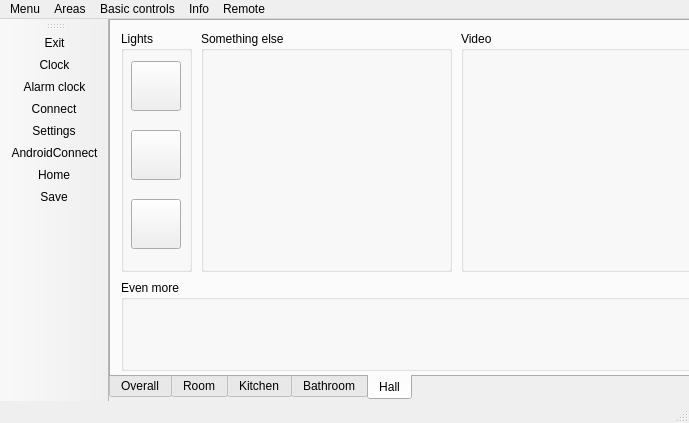
<?xml version="1.0" encoding="UTF-8"?>
<ui version="4.0">
 <class>MainWindow</class>
 <widget class="QMainWindow" name="MainWindow">
  <property name="geometry">
   <rect>
    <x>0</x>
    <y>0</y>
    <width>689</width>
    <height>423</height>
   </rect>
  </property>
  <property name="windowTitle">
   <string>MainWindow</string>
  </property>
  <widget class="QWidget" name="centralWidget">
   <widget class="QTabWidget" name="tabWidget">
    <property name="geometry">
     <rect>
      <x>0</x>
      <y>0</y>
      <width>641</width>
      <height>381</height>
     </rect>
    </property>
    <property name="tabPosition">
     <enum>QTabWidget::South</enum>
    </property>
    <property name="currentIndex">
     <number>4</number>
    </property>
    <property name="elideMode">
     <enum>Qt::ElideMiddle</enum>
    </property>
    <widget class="QWidget" name="tab">
     <attribute name="title">
      <string>Overall</string>
     </attribute>
    </widget>
    <widget class="QWidget" name="tab_3">
     <attribute name="title">
      <string>Room</string>
     </attribute>
    </widget>
    <widget class="QWidget" name="tab_4">
     <attribute name="title">
      <string>Kitchen</string>
     </attribute>
    </widget>
    <widget class="QWidget" name="tab_2">
     <attribute name="title">
      <string>Bathroom</string>
     </attribute>
    </widget>
    <widget class="QWidget" name="tab_5">
     <attribute name="title">
      <string>Hall</string>
     </attribute>
     <widget class="QGroupBox" name="groupBox">
      <property name="geometry">
       <rect>
        <x>10</x>
        <y>10</y>
        <width>71</width>
        <height>241</height>
       </rect>
      </property>
      <property name="title">
       <string>Lights</string>
      </property>
      <widget class="QPushButton" name="pushButton_3">
       <property name="geometry">
        <rect>
         <x>10</x>
         <y>99</y>
         <width>50</width>
         <height>50</height>
        </rect>
       </property>
       <property name="text">
        <string/>
       </property>
       <property name="icon">
        <iconset resource="IconsResource.qrc">
         <normaloff>:/Icons/all/icons/bulb.png</normaloff>
         <normalon>:/Icons/all/icons/idea-icon.png</normalon>:/Icons/all/icons/bulb.png</iconset>
       </property>
       <property name="iconSize">
        <size>
         <width>32</width>
         <height>32</height>
        </size>
       </property>
      </widget>
      <widget class="QPushButton" name="pushButton">
       <property name="geometry">
        <rect>
         <x>10</x>
         <y>30</y>
         <width>50</width>
         <height>50</height>
        </rect>
       </property>
       <property name="text">
        <string/>
       </property>
       <property name="icon">
        <iconset resource="IconsResource.qrc">
         <normaloff>:/Icons/all/icons/bulb.png</normaloff>
         <normalon>:/Icons/all/icons/idea-icon.png</normalon>:/Icons/all/icons/bulb.png</iconset>
       </property>
       <property name="iconSize">
        <size>
         <width>32</width>
         <height>32</height>
        </size>
       </property>
      </widget>
      <widget class="QPushButton" name="pushButton_2">
       <property name="geometry">
        <rect>
         <x>10</x>
         <y>168</y>
         <width>50</width>
         <height>50</height>
        </rect>
       </property>
       <property name="text">
        <string/>
       </property>
       <property name="icon">
        <iconset resource="IconsResource.qrc">
         <normaloff>:/Icons/all/icons/bulb.png</normaloff>
         <normalon>:/Icons/all/icons/idea-icon.png</normalon>:/Icons/all/icons/bulb.png</iconset>
       </property>
       <property name="iconSize">
        <size>
         <width>32</width>
         <height>32</height>
        </size>
       </property>
      </widget>
     </widget>
     <widget class="QGroupBox" name="groupBox_2">
      <property name="geometry">
       <rect>
        <x>350</x>
        <y>10</y>
        <width>281</width>
        <height>241</height>
       </rect>
      </property>
      <property name="title">
       <string>Video</string>
      </property>
     </widget>
     <widget class="QGroupBox" name="groupBox_3">
      <property name="geometry">
       <rect>
        <x>90</x>
        <y>10</y>
        <width>251</width>
        <height>241</height>
       </rect>
      </property>
      <property name="title">
       <string>Something else</string>
      </property>
     </widget>
     <widget class="QGroupBox" name="groupBox_4">
      <property name="geometry">
       <rect>
        <x>10</x>
        <y>259</y>
        <width>621</width>
        <height>91</height>
       </rect>
      </property>
      <property name="title">
       <string>Even more</string>
      </property>
     </widget>
    </widget>
   </widget>
  </widget>
  <widget class="QMenuBar" name="menuBar">
   <property name="geometry">
    <rect>
     <x>0</x>
     <y>0</y>
     <width>689</width>
     <height>18</height>
    </rect>
   </property>
   <widget class="QMenu" name="menuMenu">
    <property name="title">
     <string>Menu</string>
    </property>
    <addaction name="actionHome"/>
    <addaction name="actionSave"/>
    <addaction name="actionSettings"/>
    <addaction name="actionOptions"/>
    <addaction name="actionExit"/>
   </widget>
   <widget class="QMenu" name="menuInfo">
    <property name="title">
     <string>Info</string>
    </property>
    <addaction name="actionVersion"/>
    <addaction name="actionHelp"/>
   </widget>
   <widget class="QMenu" name="menuAreas">
    <property name="title">
     <string>Areas</string>
    </property>
    <addaction name="actionRoom"/>
    <addaction name="actionKitchen"/>
    <addaction name="actionHall"/>
    <addaction name="actionBathroom"/>
    <addaction name="actionOthers"/>
   </widget>
   <widget class="QMenu" name="menuBasic_controls">
    <property name="title">
     <string>Basic controls</string>
    </property>
    <widget class="QMenu" name="menuNet_connection">
     <property name="title">
      <string>Net connection</string>
     </property>
     <addaction name="separator"/>
     <addaction name="actionNetConnect"/>
     <addaction name="actionNetDisconnect"/>
     <addaction name="actionNetOverview"/>
    </widget>
    <addaction name="actionClock"/>
    <addaction name="actionAlarm_clock"/>
    <addaction name="actionOverall_power"/>
    <addaction name="menuNet_connection"/>
   </widget>
   <widget class="QMenu" name="menuRemote">
    <property name="title">
     <string>Remote</string>
    </property>
    <addaction name="actionAndroidConnect"/>
   </widget>
   <addaction name="menuMenu"/>
   <addaction name="menuAreas"/>
   <addaction name="menuBasic_controls"/>
   <addaction name="menuInfo"/>
   <addaction name="menuRemote"/>
  </widget>
  <widget class="QToolBar" name="mainToolBar">
   <attribute name="toolBarArea">
    <enum>LeftToolBarArea</enum>
   </attribute>
   <attribute name="toolBarBreak">
    <bool>false</bool>
   </attribute>
   <addaction name="actionExit"/>
   <addaction name="actionClock"/>
   <addaction name="actionAlarm_clock"/>
   <addaction name="actionNetConnect"/>
   <addaction name="actionSettings"/>
   <addaction name="actionAndroidConnect"/>
   <addaction name="actionHome"/>
   <addaction name="actionSave"/>
  </widget>
  <widget class="QStatusBar" name="statusBar"/>
  <action name="actionExit">
   <property name="icon">
    <iconset resource="IconsResource.qrc">
     <normaloff>:/Icons/all/icons/ios7-undo-outline.png</normaloff>:/Icons/all/icons/ios7-undo-outline.png</iconset>
   </property>
   <property name="text">
    <string>Exit</string>
   </property>
  </action>
  <action name="actionVersion">
   <property name="icon">
    <iconset>
     <normaloff>:/images_icons/icons/023.png</normaloff>:/images_icons/icons/023.png</iconset>
   </property>
   <property name="text">
    <string>About</string>
   </property>
  </action>
  <action name="actionHelp">
   <property name="icon">
    <iconset>
     <normaloff>:/images_icons/icons/002 (2).png</normaloff>:/images_icons/icons/002 (2).png</iconset>
   </property>
   <property name="text">
    <string>Help</string>
   </property>
  </action>
  <action name="actionRoom">
   <property name="icon">
    <iconset>
     <normaloff>:/images_icons/icons/068.png</normaloff>:/images_icons/icons/068.png</iconset>
   </property>
   <property name="text">
    <string>Room</string>
   </property>
  </action>
  <action name="actionKitchen">
   <property name="icon">
    <iconset>
     <normaloff>:/images_icons/icons/014.png</normaloff>:/images_icons/icons/014.png</iconset>
   </property>
   <property name="text">
    <string>Kitchen</string>
   </property>
  </action>
  <action name="actionHall">
   <property name="text">
    <string>Hall</string>
   </property>
  </action>
  <action name="actionBathroom">
   <property name="text">
    <string>Bathroom</string>
   </property>
  </action>
  <action name="actionOthers">
   <property name="text">
    <string>Others</string>
   </property>
  </action>
  <action name="actionOptions">
   <property name="icon">
    <iconset>
     <normaloff>:/images_icons/icons/014 (2).png</normaloff>:/images_icons/icons/014 (2).png</iconset>
   </property>
   <property name="text">
    <string>Options</string>
   </property>
  </action>
  <action name="actionHome">
   <property name="icon">
    <iconset>
     <normaloff>:/images_icons/icons/001.png</normaloff>:/images_icons/icons/001.png</iconset>
   </property>
   <property name="text">
    <string>Home</string>
   </property>
  </action>
  <action name="actionSettings">
   <property name="icon">
    <iconset resource="IconsResource.qrc">
     <normaloff>:/Icons/all/icons/ios7-gear-outline.png</normaloff>:/Icons/all/icons/ios7-gear-outline.png</iconset>
   </property>
   <property name="text">
    <string>Settings</string>
   </property>
  </action>
  <action name="actionSave">
   <property name="icon">
    <iconset>
     <normaloff>:/images_icons/icons/008.png</normaloff>:/images_icons/icons/008.png</iconset>
   </property>
   <property name="text">
    <string>Save</string>
   </property>
   <property name="toolTip">
    <string>Save current settings</string>
   </property>
  </action>
  <action name="actionClock">
   <property name="icon">
    <iconset resource="IconsResource.qrc">
     <normaloff>:/Icons/all/icons/ios7-time-outline.png</normaloff>:/Icons/all/icons/ios7-time-outline.png</iconset>
   </property>
   <property name="text">
    <string>Clock</string>
   </property>
  </action>
  <action name="actionAlarm_clock">
   <property name="icon">
    <iconset resource="IconsResource.qrc">
     <normaloff>:/Icons/all/icons/ios7-alarm-outline.png</normaloff>:/Icons/all/icons/ios7-alarm-outline.png</iconset>
   </property>
   <property name="text">
    <string>Alarm clock</string>
   </property>
  </action>
  <action name="actionOverall_power">
   <property name="icon">
    <iconset>
     <normaloff>:/images_icons/icons/016 (2).png</normaloff>:/images_icons/icons/016 (2).png</iconset>
   </property>
   <property name="text">
    <string>Overall power</string>
   </property>
  </action>
  <action name="actionNetConnect">
   <property name="icon">
    <iconset resource="IconsResource.qrc">
     <normaloff>:/Icons/all/icons/social-rss-outline.png</normaloff>:/Icons/all/icons/social-rss-outline.png</iconset>
   </property>
   <property name="text">
    <string>Connect</string>
   </property>
  </action>
  <action name="actionNetDisconnect">
   <property name="icon">
    <iconset>
     <normaloff>:/images_icons/icons/050.png</normaloff>:/images_icons/icons/050.png</iconset>
   </property>
   <property name="text">
    <string>Disconnect</string>
   </property>
  </action>
  <action name="actionNetOverview">
   <property name="icon">
    <iconset>
     <normaloff>:/images_icons/icons/002 (2).png</normaloff>:/images_icons/icons/002 (2).png</iconset>
   </property>
   <property name="text">
    <string>Overview</string>
   </property>
  </action>
  <action name="actionAndroidConnect">
   <property name="icon">
    <iconset resource="IconsResource.qrc">
     <normaloff>:/Icons/all/icons/social-android-outline.png</normaloff>:/Icons/all/icons/social-android-outline.png</iconset>
   </property>
   <property name="text">
    <string>AndroidConnect</string>
   </property>
  </action>
 </widget>
 <layoutdefault spacing="6" margin="11"/>
 <resources>
  <include location="IconsResource.qrc"/>
 </resources>
 <connections/>
</ui>
